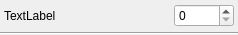
<?xml version="1.0" encoding="UTF-8"?>
<ui version="4.0">
 <class>QtLayerListWidget</class>
 <widget class="QWidget" name="QtLayerListWidget">
  <property name="geometry">
   <rect>
    <x>0</x>
    <y>0</y>
    <width>238</width>
    <height>35</height>
   </rect>
  </property>
  <property name="minimumSize">
   <size>
    <width>0</width>
    <height>35</height>
   </size>
  </property>
  <property name="maximumSize">
   <size>
    <width>16777215</width>
    <height>35</height>
   </size>
  </property>
  <property name="windowTitle">
   <string>Form</string>
  </property>
  <layout class="QVBoxLayout" name="verticalLayout">
   <property name="spacing">
    <number>0</number>
   </property>
   <property name="margin">
    <number>0</number>
   </property>
   <item>
    <widget class="QWidget" name="layer_widget_" native="true">
     <property name="minimumSize">
      <size>
       <width>0</width>
       <height>32</height>
      </size>
     </property>
     <property name="maximumSize">
      <size>
       <width>16777215</width>
       <height>32</height>
      </size>
     </property>
     <layout class="QHBoxLayout" name="horizontalLayout_10">
      <property name="spacing">
       <number>0</number>
      </property>
      <property name="leftMargin">
       <number>4</number>
      </property>
      <property name="topMargin">
       <number>0</number>
      </property>
      <property name="rightMargin">
       <number>4</number>
      </property>
      <property name="bottomMargin">
       <number>0</number>
      </property>
      <item>
       <widget class="QWidget" name="layer_name_widget_" native="true">
        <property name="sizePolicy">
         <sizepolicy hsizetype="MinimumExpanding" vsizetype="Preferred">
          <horstretch>0</horstretch>
          <verstretch>0</verstretch>
         </sizepolicy>
        </property>
        <layout class="QHBoxLayout" name="horizontalLayout_11">
         <property name="spacing">
          <number>0</number>
         </property>
         <property name="margin">
          <number>0</number>
         </property>
         <item>
          <widget class="QLabel" name="layer_name_label_">
           <property name="text">
            <string>TextLabel</string>
           </property>
          </widget>
         </item>
        </layout>
       </widget>
      </item>
      <item>
       <widget class="QWidget" name="widget_16" native="true">
        <property name="sizePolicy">
         <sizepolicy hsizetype="Preferred" vsizetype="Preferred">
          <horstretch>0</horstretch>
          <verstretch>0</verstretch>
         </sizepolicy>
        </property>
        <layout class="QHBoxLayout" name="horizontalLayout_12">
         <property name="spacing">
          <number>0</number>
         </property>
         <property name="margin">
          <number>0</number>
         </property>
         <item>
          <widget class="QSpinBox" name="layer_spinbox_">
           <property name="minimumSize">
            <size>
             <width>60</width>
             <height>0</height>
            </size>
           </property>
          </widget>
         </item>
        </layout>
       </widget>
      </item>
     </layout>
    </widget>
   </item>
   <item>
    <widget class="Line" name="layer_line_">
     <property name="orientation">
      <enum>Qt::Horizontal</enum>
     </property>
    </widget>
   </item>
  </layout>
 </widget>
 <resources/>
 <connections/>
</ui>
